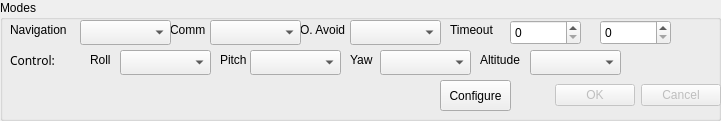
   <widget class="QGroupBox" name="groupBox_4">
    <property name="geometry">
     <rect>
      <x>0</x>
      <y>680</y>
      <width>721</width>
      <height>121</height>
     </rect>
    </property>
    <property name="focusPolicy">
     <enum>Qt::WheelFocus</enum>
    </property>
    <property name="title">
     <string>Modes</string>
    </property>
    <widget class="QLabel" name="label_15">
     <property name="geometry">
      <rect>
       <x>10</x>
       <y>20</y>
       <width>71</width>
       <height>20</height>
      </rect>
     </property>
     <property name="text">
      <string>Navigation</string>
     </property>
    </widget>
    <widget class="QLabel" name="label_16">
     <property name="geometry">
      <rect>
       <x>170</x>
       <y>20</y>
       <width>41</width>
       <height>20</height>
      </rect>
     </property>
     <property name="text">
      <string>Comm</string>
     </property>
    </widget>
    <widget class="QLabel" name="label_17">
     <property name="geometry">
      <rect>
       <x>300</x>
       <y>20</y>
       <width>51</width>
       <height>20</height>
      </rect>
     </property>
     <property name="text">
      <string>O. Avoid</string>
     </property>
    </widget>
    <widget class="QLabel" name="label_18">
     <property name="geometry">
      <rect>
       <x>450</x>
       <y>20</y>
       <width>61</width>
       <height>20</height>
      </rect>
     </property>
     <property name="text">
      <string>Timeout</string>
     </property>
    </widget>
    <widget class="QLabel" name="label_19">
     <property name="geometry">
      <rect>
       <x>10</x>
       <y>50</y>
       <width>71</width>
       <height>20</height>
      </rect>
     </property>
     <property name="font">
      <font>
       <family>Arial Black</family>
      </font>
     </property>
     <property name="text">
      <string>Control:</string>
     </property>
    </widget>
    <widget class="QLabel" name="label_20">
     <property name="geometry">
      <rect>
       <x>90</x>
       <y>50</y>
       <width>31</width>
       <height>20</height>
      </rect>
     </property>
     <property name="text">
      <string>Roll</string>
     </property>
    </widget>
    <widget class="QLabel" name="label_21">
     <property name="geometry">
      <rect>
       <x>220</x>
       <y>50</y>
       <width>31</width>
       <height>20</height>
      </rect>
     </property>
     <property name="text">
      <string>Pitch</string>
     </property>
    </widget>
    <widget class="QLabel" name="label_22">
     <property name="geometry">
      <rect>
       <x>350</x>
       <y>50</y>
       <width>31</width>
       <height>20</height>
      </rect>
     </property>
     <property name="text">
      <string>Yaw</string>
     </property>
    </widget>
    <widget class="QLabel" name="label_23">
     <property name="geometry">
      <rect>
       <x>480</x>
       <y>50</y>
       <width>61</width>
       <height>20</height>
      </rect>
     </property>
     <property name="text">
      <string>Altitude</string>
     </property>
    </widget>
    <widget class="QComboBox" name="rollModeCombo">
     <property name="geometry">
      <rect>
       <x>120</x>
       <y>50</y>
       <width>91</width>
       <height>25</height>
      </rect>
     </property>
    </widget>
    <widget class="QComboBox" name="pitchModeCombo">
     <property name="geometry">
      <rect>
       <x>250</x>
       <y>50</y>
       <width>91</width>
       <height>25</height>
      </rect>
     </property>
    </widget>
    <widget class="QComboBox" name="yawModeCombo">
     <property name="geometry">
      <rect>
       <x>380</x>
       <y>50</y>
       <width>91</width>
       <height>25</height>
      </rect>
     </property>
    </widget>
    <widget class="QComboBox" name="altModeCombo">
     <property name="enabled">
      <bool>true</bool>
     </property>
     <property name="geometry">
      <rect>
       <x>530</x>
       <y>50</y>
       <width>91</width>
       <height>25</height>
      </rect>
     </property>
     <property name="focusPolicy">
      <enum>Qt::NoFocus</enum>
     </property>
    </widget>
    <widget class="QComboBox" name="oavoidCombo">
     <property name="geometry">
      <rect>
       <x>350</x>
       <y>20</y>
       <width>91</width>
       <height>25</height>
      </rect>
     </property>
    </widget>
    <widget class="QSpinBox" name="ctrlTimeoutSpin">
     <property name="geometry">
      <rect>
       <x>510</x>
       <y>20</y>
       <width>71</width>
       <height>25</height>
      </rect>
     </property>
     <property name="maximum">
      <number>65535</number>
     </property>
     <property name="singleStep">
      <number>10</number>
     </property>
    </widget>
    <widget class="QSpinBox" name="watchdogTimeoutSpin">
     <property name="geometry">
      <rect>
       <x>600</x>
       <y>20</y>
       <width>71</width>
       <height>25</height>
      </rect>
     </property>
     <property name="maximum">
      <number>65535</number>
     </property>
     <property name="singleStep">
      <number>10</number>
     </property>
    </widget>
    <widget class="QComboBox" name="navigationCombo">
     <property name="geometry">
      <rect>
       <x>80</x>
       <y>20</y>
       <width>91</width>
       <height>25</height>
      </rect>
     </property>
    </widget>
    <widget class="QDialogButtonBox" name="applyCancelBox">
     <property name="enabled">
      <bool>false</bool>
     </property>
     <property name="geometry">
      <rect>
       <x>540</x>
       <y>80</y>
       <width>181</width>
       <height>31</height>
      </rect>
     </property>
     <property name="standardButtons">
      <set>QDialogButtonBox::Cancel|QDialogButtonBox::Ok</set>
     </property>
    </widget>
    <widget class="QPushButton" name="configureButton">
     <property name="geometry">
      <rect>
       <x>440</x>
       <y>80</y>
       <width>71</width>
       <height>31</height>
      </rect>
     </property>
     <property name="text">
      <string>Configure</string>
     </property>
    </widget>
    <widget class="QComboBox" name="commModeCombo">
     <property name="geometry">
      <rect>
       <x>210</x>
       <y>20</y>
       <width>91</width>
       <height>25</height>
      </rect>
     </property>
    </widget>
    <zorder>label_15</zorder>
    <zorder>label_16</zorder>
    <zorder>label_17</zorder>
    <zorder>label_18</zorder>
    <zorder>label_19</zorder>
    <zorder>label_20</zorder>
    <zorder>label_21</zorder>
    <zorder>label_22</zorder>
    <zorder>label_23</zorder>
    <zorder>rollModeCombo</zorder>
    <zorder>pitchModeCombo</zorder>
    <zorder>yawModeCombo</zorder>
    <zorder>altModeCombo</zorder>
    <zorder>oavoidCombo</zorder>
    <zorder>ctrlTimeoutSpin</zorder>
    <zorder>watchdogTimeoutSpin</zorder>
    <zorder>navigationCombo</zorder>
    <zorder>applyCancelBox</zorder>
    <zorder>configureButton</zorder>
    <zorder>commModeCombo</zorder>
    <zorder>groupBox_6</zorder>
    <zorder>groupBox_6</zorder>
   </widget>
